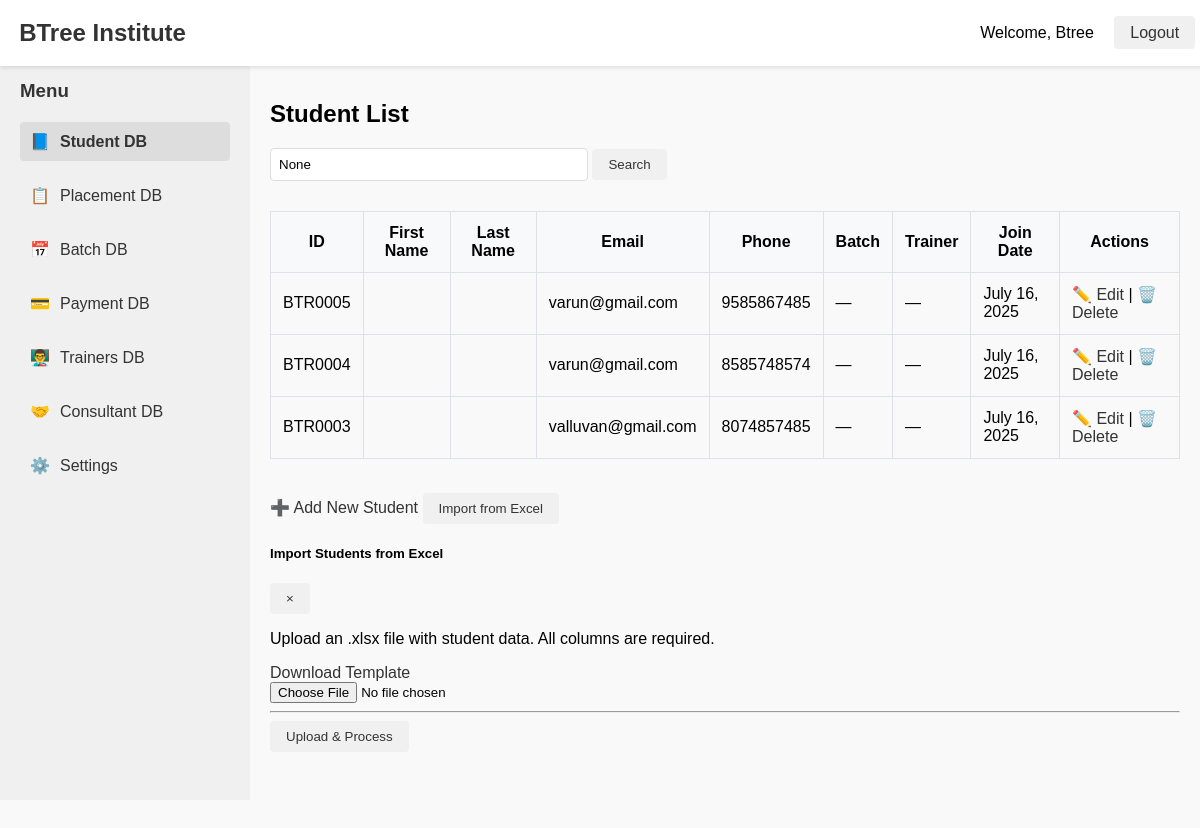
The app's page /students/ (signed in), older data.
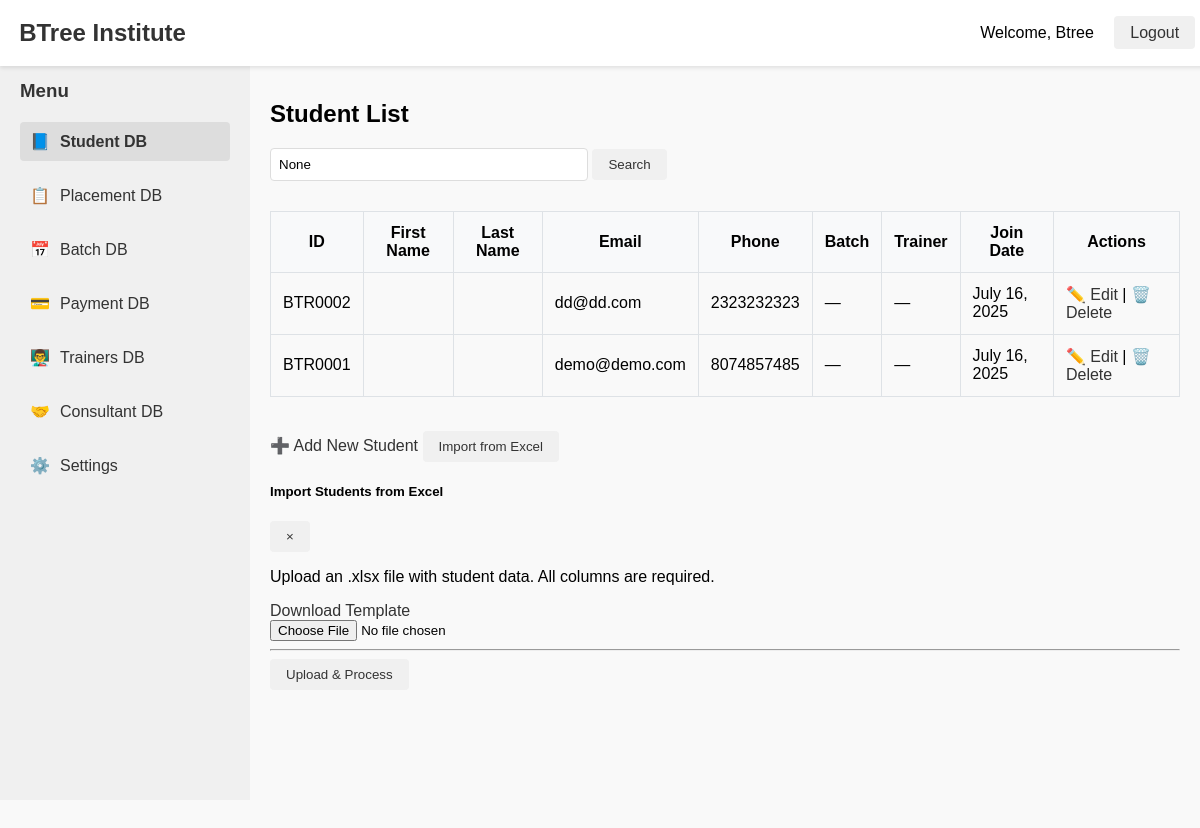
The same page, newer data.
### studentsdb/models.py (models this page shows, shortened)
class Student(models.Model):
    MODE_CHOICES = [
        ('ON', 'Online'),
        ('OFF', 'Offline'),
    ]
    WEEK_TYPE = [
        ('WD', 'Weekday'),
        ('WE', 'Weekend'),
    ]
    student_id = models.CharField(max_length=10, unique=True, blank=True)
    first_name = models.CharField(max_length=100)
    last_name = models.CharField(max_length=100)
    date_of_birth = models.DateField(null=True, blank=True)
    phone = models.CharField(max_length=15)
    alternative_phone = models.CharField(max_length=15, null=True, blank=True)
    email = models.EmailField()
    trainer = models.ForeignKey('trainersdb.Trainer', on_delete=models.SET_NULL, null=True, blank=True)
    join_date = models.DateField(default=timezone.now)
    start_date = models.DateField(blank=True, null=True)
    tentative_end_date = models.DateField(blank=True, null=True)
    course_percentage = models.FloatField(default=0)
    pl_required = models.BooleanField(default=False)
    source_of_joining = models.ForeignKey(SourceOfJoining, on_delete=models.SET_NULL, null=True, blank=True)
    mode_of_class = models.CharField(max_length=3, choices=MODE_CHOICES)
    week_type = models.CharField(max_length=2, choices=WEEK_TYPE)
    consultant = models.ForeignKey(Consultant, on_delete=models.SET_NULL, null=True, blank=True)

### studentsdb/views.py (the view, shortened to what this page needs)
# urls.py: path('', student_list, name='student_list'),
@login_required
def student_list(request):
    query = request.GET.get('q')
    students = Student.objects.all().order_by('-id')
    return render(request, 'studentsdb/student_list.html', {'students': students, 'query': query})

### templates/studentsdb/student_list.html (shortened to what this page needs)
{% extends "base.html" %}
{% block content %}
<h2>Student List</h2>
<form method="get">
    <input type="text" name="q" placeholder="Search by name, email or phone" value="{{ query }}">
    <button type="submit">Search</button>
</form>
<table border="1" cellpadding="5" cellspacing="0">
    <thead>
        <tr>
            <th>ID</th>
            <th>First Name</th>
            <th>Last Name</th>
            <th>Email</th>
            <th>Phone</th>
            <th>Batch</th>
            <th>Trainer</th>
            <th>Join Date</th>
            <th>Actions</th>
        </tr>
    </thead>
    <tbody>
    {% for student in students %}
        <tr>
            <td>{{ student.student_id }}</td>
            <td>{{ student.first_name }}</td>
            <td>{{ student.last_name }}</td>
            <td>{{ student.email }}</td>
            <td>{{ student.phone }}</td>
            <td>
            {% for batch in student.batches.all %}
                {{ batch.batch_id }}{% if not forloop.last %}, {% endif %}
            {% empty %}
                —
            {% endfor %}
            </td>
            <td>
            {% for batch in student.batches.all %}
                {% if batch.trainer %}
                {{ batch.trainer.name }}{% if not forloop.last %}, {% endif %}
                {% else %}
                —{% if not forloop.last %}, {% endif %}
                {% endif %}
            {% empty %}
                —
            {% endfor %}
            </td>
            <td>{{ student.join_date }}</td>
            <td>
                <a href="{% url 'update_student' student.student_id %}">✏️ Edit</a> |
                <a href="{% url 'delete_student' student.student_id %}">🗑️ Delete</a>
            </td>
        </tr>
    {% empty %}
        <tr><td colspan="9">No students found.</td></tr>
    {% endfor %}
    </tbody>
</table>
<br>
<a href="{% url 'create_student' %}">➕ Add New Student</a>
<button type="button" data-toggle="modal" data-target="#importModal">
    Import from Excel
</button>
<div class="modal fade" id="importModal" tabindex="-1" role="dialog" aria-labelledby="importModalLabel" aria-hidden="true">
    <div class="modal-dialog" role="document">
        <div class="modal-content">
            <div class="modal-header">
                <h5 class="modal-title" id="importModalLabel">Import Students from Excel</h5>
                <button type="button" class="close" data-dismiss="modal" aria-label="Close">
                    <span aria-hidden="true">&times;</span>
                </button>
            </div>
            <div class="modal-body">
                <p>Upload an .xlsx file with student data. All columns are required.</p>
                <a href="{% url 'download_student_template' %}">Download Template</a>
                <form action="{% url 'import_students' %}" method="post" enctype="multipart/form-data">
                    <input type="file" name="excel_file" accept=".xlsx" required>
                    <hr>
                    <button type="submit" class="btn btn-primary">Upload & Process</button>
                </form>
            </div>
        </div>
    </div>
</div>
{% endblock %}

Row changes from the older to the newer data that the page shows:
removed Student: student_id "BTR0005", email "varun@gmail.com", phone "9585867485", join_date "July 16, 2025"
removed Student: student_id "BTR0004", email "varun@gmail.com", phone "8585748574", join_date "July 16, 2025"
removed Student: student_id "BTR0003", email "valluvan@gmail.com", phone "8074857485", join_date "July 16, 2025"
added Student: student_id "BTR0002", email "dd@dd.com", phone "2323232323", join_date "July 16, 2025"
added Student: student_id "BTR0001", email "demo@demo.com", phone "8074857485", join_date "July 16, 2025"
